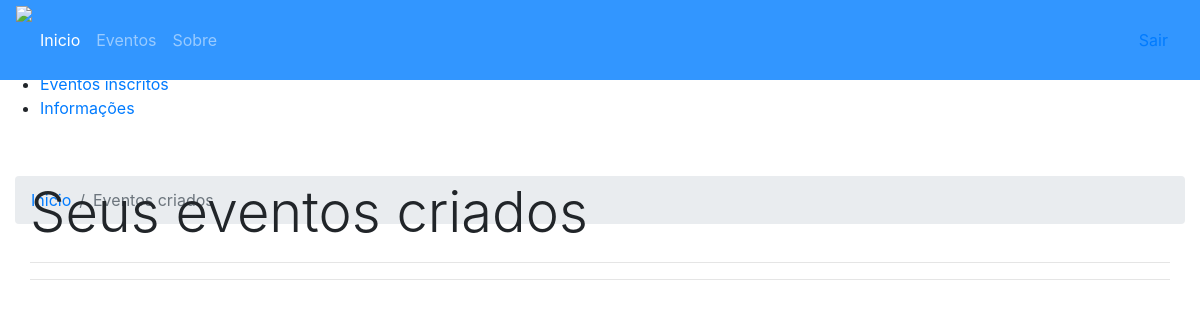
Before: /usuario/seusEventos/index.php (signed in) with the older database file.
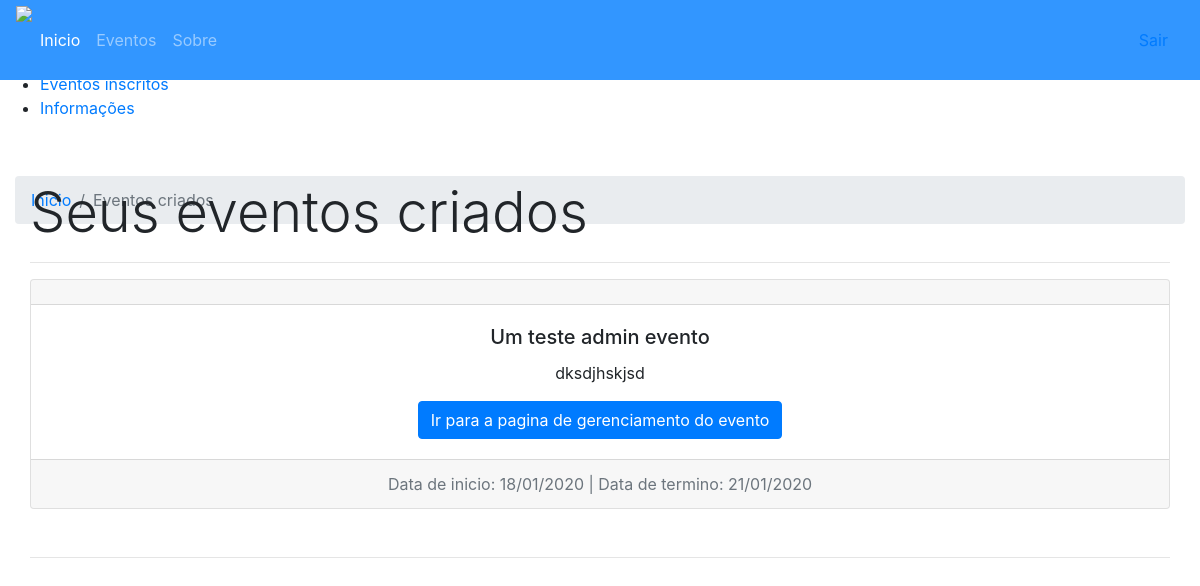
After: the same page with the newer database file.
### tables this page shows
CREATE TABLE `tb_inscricao` (
  `id_evento` int(11) NOT NULL,
  `id_usuario` int(11) NOT NULL,
  `papel` int(11) NOT NULL DEFAULT '2'
);

CREATE TABLE `tb_evento` (
  `id` int(11) NOT NULL,
  `id_usuario` int(11) NOT NULL,
  `nome` varchar(50) NOT NULL,
  `email` varchar(50) NOT NULL,
  `descricao` varchar(1000) NOT NULL,
  `tipo` varchar(30) NOT NULL,
  `area` varchar(50) NOT NULL,
  `preco_evento` float(5,2) NOT NULL DEFAULT '0.00',
  `qntd_part` int(11) NOT NULL,
  `data_inicio` varchar(20) NOT NULL,
  `data_fim` varchar(20) NOT NULL,
  `endereco` varchar(60) NOT NULL,
  `bairro` varchar(20) NOT NULL,
  `estado` varchar(20) NOT NULL,
  `cidade` varchar(50) NOT NULL,
  `cep` varchar(20) NOT NULL,
  `data_cadastro` datetime NOT NULL DEFAULT CURRENT_TIMESTAMP,
  `num_usuario_cads` int(11) NOT NULL DEFAULT '0'
);

### usuario/seusEventos/index.php (the view, shortened to what this page needs)
<?php
    try {
        $conexao = new Conexao();
        $query = "SELECT * FROM tb_evento INNER JOIN tb_inscricao on
                        (tb_evento.id = tb_inscricao.id_evento)
                            WHERE tb_inscricao.id_usuario = :id_usuario AND tb_inscricao.papel = :papel";
        $stmt = $conexao->prepare($query);
        $stmt->bindValue(':id_usuario', $_SESSION['id']);
        $stmt->bindValue(':papel', 1);
        $stmt->execute();
        $eventos_dados = $stmt->fetchAll(PDO::FETCH_OBJ);
    } catch (PDOException $e) {
        echo 'Erro: '.$e->getCode().' Mensagem: '.$e->getMessage();
    }
?>
<!DOCTYPE html>
<html>
<head>
    <link rel="stylesheet" href="../../_css/style_menu.css" />
    <link rel="stylesheet" href="https://stackpath.bootstrapcdn.com/bootstrap/4.3.1/css/bootstrap.min.css">
    <link rel="stylesheet" href="../../_css/style_gerenciamento_usuario.css">
    <link rel="stylesheet" href="../../_css/style_menu.css">
</head>
<body>
    <nav class="navbar navbar-expand-lg navbar-dark navbar-full fixed-top" style="background-color: rgb(50, 150, 255); height: 80px;">
        <div class="logo" style="height: 80px">
            <a href="#inicio";>
                <img src="../../_imagens/CEU_noname_pequeno.png" />
            </a>
        </div>
        <div class="collapse navbar-collapse menuTeste" id="navbarNav">
            <ul class="navbar-nav">
                <li class="nav-item active">
                    <a class="nav-link" href="#">Inicio <span class="sr-only">(current)</span></a>
                </li>
                <li class="nav-item">
                    <a class="nav-link" href="../../evento/">Eventos</a>
                </li>
                <li class="nav-item">
                    <a class="nav-link" href="#">Sobre</a>
                </li>
            </ul>
        </div>
        <aside class="nav-item">
            <a class="nav-link" href="../../service/logoff.php">Sair</a>
        </aside>
    </nav>
    <div class="sidebar-container">
        <div class="sidebar-logo">
        </div>
        <ul class="sidebar-navigation">
            <li>
                <a href="../">
                </a>
            </li>
            <li>
                <a href="">
                </a>
            </li>
            <li>
                <a href="../eventosInscritos/">
                    <i class="fa fa-tachometer" aria-hidden="true"></i> Eventos inscritos
                </a>
            </li>
            <li>
                <a href="../informacoes/">
                    <i class="fa fa-info-circle" aria-hidden="true"></i> Informações
                </a>
            </li>
        </ul>
    </div>
    <div class="content-container">
        <div class="container-fluid">
            <nav aria-label="breadcrumb" style="margin-top: 3.5em">
                <ol class="breadcrumb">
                    <li class="breadcrumb-item"><a href="../">Inicio</a></li>
                    <li class="breadcrumb-item active" aria-current="page">Eventos criados</li>
                </ol>
            </nav>
            <div class="container-fluid" style="margin-top: -3.8em">
                <h1 class="display-4 font-inicio"> Seus eventos criados</h1>
                <hr>
                <? foreach ($eventos_dados as $evento) { ?>
                    <div class="card text-center mb-5">
                        <div class="card-header card-header-centerC">
                        </div>
                        <div class="card-body">
                            <h5 class="card-title"><?= $evento->nome ?></h5>
                            <p class="card-text"><?= $evento->descricao ?></p>
                            <a href="./gerenciamento/?id=<?=$evento->id?>" class="btn btn-primary">Ir para a pagina de gerenciamento do evento</a>
                        </div>
                        <div class="card-footer text-muted card-header-centerC">
                            Data de inicio: <?= $evento->data_inicio ?> | Data de termino: <?= $evento->data_fim ?>
                        </div>
                    </div>
                <?}?>
                <hr>
            </div>
        </div>
    </div>
</body>
</html>

Changed rows visible on the page:
added tb_inscricao: id_evento.nome "Um teste admin evento", id_evento.descricao "dksdjhskjsd", id_evento.data_inicio "18/01/2020", id_evento.data_fim "21/01/2020"
